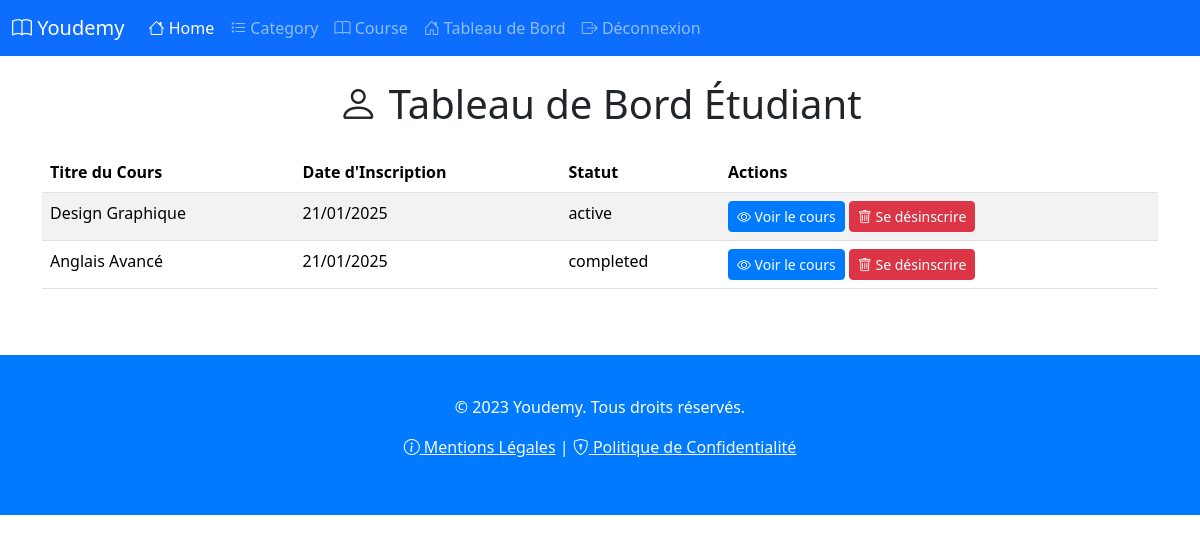
The page /views/bordStudent.php (signed in) on the database its author committed.
### tables this page shows
CREATE TABLE enrollments (
    id INT AUTO_INCREMENT PRIMARY KEY,
    student_id INT,
    course_id INT,
    enrolled_at DATETIME DEFAULT CURRENT_TIMESTAMP,
    status ENUM('active', 'completed') DEFAULT 'active',
    FOREIGN KEY (student_id) REFERENCES users(id),
    FOREIGN KEY (course_id) REFERENCES courses(id)
);

CREATE TABLE courses (
    id INT AUTO_INCREMENT PRIMARY KEY,
    title VARCHAR(255) NOT NULL,
    description TEXT,
    content TEXT,
    teacher_id INT,
    category_id INT,
    created_at DATETIME DEFAULT CURRENT_TIMESTAMP,
    updated_at DATETIME DEFAULT CURRENT_TIMESTAMP ON UPDATE CURRENT_TIMESTAMP,
    FOREIGN KEY (teacher_id) REFERENCES users(id),
    FOREIGN KEY (category_id) REFERENCES categories(id)
);

### models/Enrollment.php (called while the page is built, shortened)
<?php
class Enrollment {
    private $db;
    public function __construct() {
        $this->db = new Database('localhost', 'root', '', 'youdemy');
        $this->db->connect();
    }
    public function getByStudent($studentId) {
        $this->studentId = $studentId;
        $enrollments = $this->db->fetchAll(
            "SELECT e.id, e.course_id, c.title, c.content, e.enrolled_at, e.status
             FROM enrollments e
             JOIN courses c ON e.course_id = c.id
             WHERE e.student_id = ?",
            [$this->studentId]
        );
        return $enrollments;
    }
}

### models/Database.php (called while the page is built, shortened)
<?php
    class Database {
        private $host;
        private $username;
        private $password;
        private $dbname;
        private $connection;
        public function __construct($host, $username, $password, $dbname) {
            $this->host = $host;
            $this->username = $username;
            $this->password = $password;
            $this->dbname = $dbname;
        }
        public function connect() {
            try {
                $dsn = "mysql:host={$this->host};dbname={$this->dbname};charset=utf8";
                $this->connection = new PDO($dsn, $this->username, $this->password);
                $this->connection->setAttribute(PDO::ATTR_ERRMODE, PDO::ERRMODE_EXCEPTION);
                $this->connection->setAttribute(PDO::ATTR_DEFAULT_FETCH_MODE, PDO::FETCH_ASSOC);
            } catch (PDOException $e) {
                die("Erreur de connexion à la base de données : " . $e->getMessage());
            }
        }
        public function query($sql, $params = []) {
            try {
                $stmt = $this->connection->prepare($sql);
                $stmt->execute($params);
                return $stmt;
            } catch (PDOException $e) {
                die("Erreur lors de l'exécution de la requête : " . $e->getMessage());
            }
        }
        public function fetchAll($sql, $params = []) {
            $stmt = $this->query($sql, $params);
            return $stmt->fetchAll();
        }
    }
?>

### models/Session.php (called while the page is built, shortened)
<?php
class Session {
    public static function get($key, $default = null) {
        return $_SESSION[$key] ?? $default;
    }
    public static function getUserId() {
        return self::get('user_id');
    }
}

### views/bordStudent.php (the view, shortened to what this page needs)
<?php
include 'includes/header.php';
require '../models/Database.php';
require '../models/Enrollment.php';
$studentId = Session::getUserId();
$enrollment = new Enrollment();
try {
    $enrollments = $enrollment->getByStudent($studentId);
} catch (Exception $e) {
    echo "<div class='container mt-4'>";
    echo "<div class='alert alert-danger'><i class='bi bi-exclamation-triangle'></i> Erreur : " . $e->getMessage() . "</div>";
    echo "</div>";
    exit();
}
echo "<div class='container mt-4'>";
echo "<h1 class='text-center mb-4'><i class='bi bi-person'></i> Tableau de Bord Étudiant</h1>";
if (count($enrollments) > 0) {
    echo "<div class='table-responsive'>";
    echo "<table class='table table-striped'>";
    echo "<thead>";
    echo "<tr>";
    echo "<th>Titre du Cours</th>";
    echo "<th>Date d'Inscription</th>";
    echo "<th>Statut</th>";
    echo "<th>Actions</th>";
    echo "</tr>";
    echo "</thead>";
    echo "<tbody>";
    foreach ($enrollments as $enrollment) {
        echo "<tr>";
        echo "<td>{$enrollment['title']}</td>";
        echo "<td>" . date('d/m/Y', strtotime($enrollment['enrolled_at'])) . "</td>";
        echo "<td>{$enrollment['status']}</td>";
        echo "<td>";
        echo "<a href='{$enrollment['content']}' class='btn btn-primary btn-sm' target='_blank'><i class='bi bi-eye'></i> Voir le cours</a>";
        echo "<a href='unenroll.php?enrollment_id={$enrollment['id']}' class='btn btn-danger btn-sm' onclick='return confirm(\"Êtes-vous sûr de vouloir vous désinscrire de ce cours ?\")'><i class='bi bi-trash'></i> Se désinscrire</a>";
        echo "</td>";
        echo "</tr>";
    }
    echo "</tbody>";
    echo "</table>";
    echo "</div>";
} else {
    echo "<div class='alert alert-info'><i class='bi bi-info-circle'></i> Vous n'êtes inscrit à aucun cours pour le moment.</div>";
}
echo "</div>";
require 'includes/footer.php';
?>

### views/includes/footer.php (style rules this page uses)
.btn-primary { background-color: #007bff; border-color: #007bff; }

### rows shown on the page
enrollments: course.title "Design Graphique", enrolled_at "21/01/2025", status "active"
enrollments: course.title "Anglais Avancé", enrolled_at "21/01/2025", status "completed"
